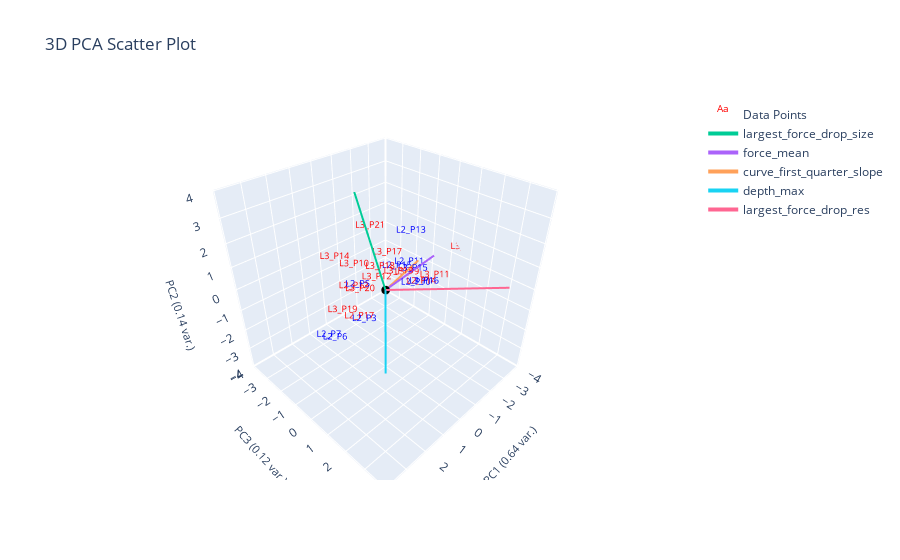

The cell this chart's notebook holds for it:
### Markdown cell above
# Dark

### Code cell
from sklearn.neighbors import NearestCentroid

ylabel_name = "color"
popcorn_data_features = data_features[data_features['popcorn'].notna()].copy()
dark_data_features = popcorn_data_features[popcorn_data_features['popcorn'] == False]
dark_data_features['dark_label'] = dark_data_features['color'].map({'white': 0, np.nan: 0, 'dark': 1})
print(dark_data_features[['popcorn', 'color', 'dark_label']])
popcorn = plotting.extract_numerical_features(data_features).values

plotting.plot_cluster_subplots(
                            dark_data_features['dark_label'], 
                            curve_data, 
                            filename_list,
                            title='Dark',
                            cluster_category_names=[f"No {'Dark'}", f"Yes {'Dark'}"], 
                            )
plotting.plot_pca(dark_data_features, dark_data_features['dark_label'], 3, "", ylabel_name)

### Figure 1 — Plotly figure (JSON) as saved in the notebook; plotly's stock layout.template omitted (floating-point values rounded to 4 significant figures)
{"data": [{"mode": "text", "name": "Data Points", "text": ["L3_P10", "L3_P18", "L3_P13", "L3_P16", "L2_P13", "L2_P5", "L2_P7", "L2_P14", "L2_P3", "L3_P9", "L3_P15", "L3_P11", "L3_P14", "L2_P11", "L2_P15", "L2_P17", "L2_P10", "L3_P19", "L2_P12", "L2_P6", "L3_P17", "L3_P12", "L3_P20", "L3_P22", "L3_P21"], "textfont": {"color": ["red", "red", "red", "blue", "blue", "blue", "blue", "red", "blue", "red", "blue", "red", "red", "blue", "blue", "red", "blue", "red", "red", "blue", "red", "red", "red", "red", "red"], "size": 9}, "type": "scatter3d", "x": [1.165, 0.343, 0.2608, -0.9746, -1.617, 1.268, 3.148, -1.016, 1.932, -1.528, -1.095, -1.704, 1.958, -2.142, -1.708, 1.901, -0.8709, 2.348, 0.3382, 2.768, -0.6687, -0.4384, 0.3573, -4.03, 0.003516], "y": [-0.4295, 0.06034, 0.9176, 1.106, -0.2202, -0.1581, 0.3965, 0.9486, 0.8878, -0.2776, 0.4051, 0.9859, -0.4993, -0.7534, -1.016, 0.5893, 0.7819, 0.227, -1.49, 0.228, -0.5751, -0.9448, -1.083, 0.7486, -0.8354], "z": [0.956, 0.6911, 0.857, -0.1186, 1.308, 0.2456, -0.6426, -0.2224, -0.3641, -0.6332, 0.08637, -0.245, 1.594, -0.6313, -0.7562, -0.4405, -0.2813, -0.1018, -1.005, -1.118, 0.5767, -0.6772, -0.9288, -0.05975, 1.912]}, {"marker": {"color": "black", "size": 3}, "mode": "markers", "name": "Origin", "showlegend": false, "type": "scatter3d", "x": [0], "y": [0], "z": [0]}, {"line": {"width": 4}, "mode": "lines+text", "name": "largest_force_drop_size", "textposition": "top center", "type": "scatter3d", "x": [0, 0.9959], "y": [0, -0.735], "z": [0, 4.831]}, {"line": {"width": 4}, "mode": "lines+text", "name": "force_mean", "textposition": "top center", "type": "scatter3d", "x": [0, -2.557], "y": [0, 0.208], "z": [0, 0.525]}, {"line": {"width": 4}, "mode": "lines+text", "name": "curve_first_quarter_slope", "textposition": "top center", "type": "scatter3d", "x": [0, -2.34], "y": [0, -0.4159], "z": [0, 0.1248]}, {"line": {"width": 4}, "mode": "lines+text", "name": "depth_max", "textposition": "top center", "type": "scatter3d", "x": [0, 2.854], "y": [0, 2.858], "z": [0, -0.3449]}, {"line": {"width": 4}, "mode": "lines+text", "name": "largest_force_drop_res", "textposition": "top center", "type": "scatter3d", "x": [0, -1.962], "y": [0, 4.009], "z": [0, 1.117]}], "layout": {"autosize": true, "scene": {"aspectmode": "cube", "xaxis": {"range": [-4.03, 4.03], "title": {"font": {"size": 11}, "text": "PC1 (0.64 var.)"}}, "yaxis": {"range": [-4.03, 4.03], "title": {"font": {"size": 11}, "text": "PC3 (0.12 var.)"}}, "zaxis": {"range": [-4.03, 4.03], "title": {"font": {"size": 11}, "text": "PC2 (0.14 var.)"}}}, "title": {"text": "3D PCA Scatter Plot"}}}
